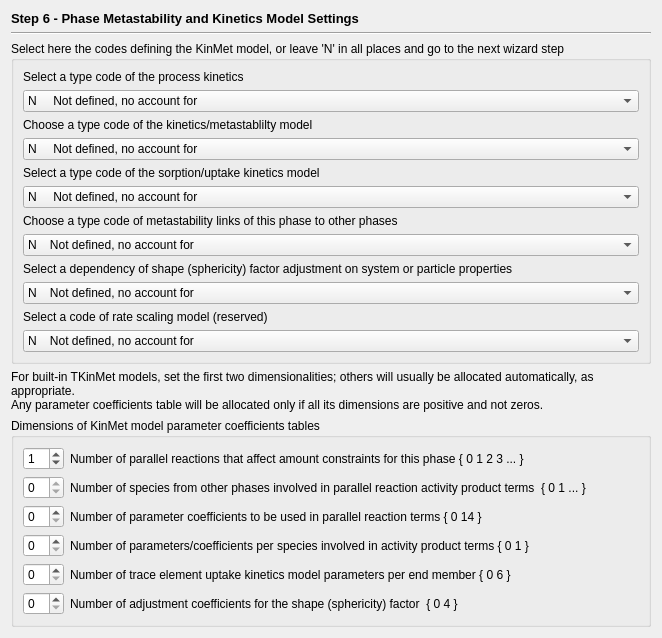
          <widget class="QWidget" name="page_5">
            <layout class="QVBoxLayout" name="verticalLayout_10">
              <item>
                <widget class="QLabel" name="label_4">
                  <property name="sizePolicy">
                    <sizepolicy hsizetype="Preferred" vsizetype="Fixed">
                      <horstretch>0</horstretch>
                      <verstretch>0</verstretch>
                    </sizepolicy>
                  </property>
                  <property name="font">
                    <font>
                      <pointsize>10</pointsize>
                      <bold>true</bold>
                    </font>
                  </property>
                  <property name="text">
                    <string>Step 6 - Phase Metastability and Kinetics Model Settings</string>
                  </property>
                </widget>
              </item>
              <item>
                <widget class="Line" name="line_5">
                  <property name="orientation">
                    <enum>Qt::Horizontal</enum>
                  </property>
                </widget>
              </item>
              <item>
                <widget class="QGroupBox" name="groupBox_8">
                  <property name="title">
                    <string>Select here the codes defining the KinMet model, or leave 'N' in all places and go to the next wizard step </string>
                  </property>
                  <layout class="QVBoxLayout" name="verticalLayout_9">
                    <item>
                      <widget class="QLabel" name="label_7">
                        <property name="text">
                          <string>Select a type code of the process kinetics</string>
                        </property>
                      </widget>
                    </item>
                    <item>
                      <widget class="QComboBox" name="kin_t2">
                        <item>
                          <property name="text">
                            <string>N     Not defined, no account for</string>
                          </property>
                        </item>
                        <item>
                          <property name="text">
                            <string>M     Kinetics of generic dissolution/precipitation (no uptake, no ion exchange, no adsorption)</string>
                          </property>
                        </item>
                        <item>
                          <property name="text">
                            <string>U      Kinetics of uptake/entrapment (of minor/trace element) into solid solution</string>
                          </property>
                        </item>
                        <item>
                          <property name="text">
                            <string>X      Kinetics of ion exchange (clays, C-S-H, zeolites, ...)</string>
                          </property>
                        </item>
                        <item>
                          <property name="text">
                            <string>A      Kinetics of adsorption (on MWI), redox transformation</string>
                          </property>
                        </item>
                        <item>
                          <property name="text">
                            <string>P      Kinetics of solid phase nucleation and precipitation</string>
                          </property>
                        </item>
                      </widget>
                    </item>
                    <item>
                      <widget class="QLabel" name="label_8">
                        <property name="text">
                          <string>Choose a type code of the kinetics/metastablilty model</string>
                        </property>
                      </widget>
                    </item>
                    <item>
                      <widget class="QComboBox" name="kin_t3">
                        <item>
                          <property name="text">
                            <string>N     Not defined, no account for</string>
                          </property>
                        </item>
                        <item>
                          <property name="text">
                            <string>T     Generic TST dissolution/precipitation model following Shott ea 2012</string>
                          </property>
                        </item>
                        <item>
                          <property name="text">
                            <string>P      Dissolution/precipitation model of the form (Palandri 2004)</string>
                          </property>
                        </item>
                        <item>
                          <property name="text">
                            <string>W     Linear-rate growth/dissolution model (e.g. calcite, Wolthers 2012)</string>
                          </property>
                        </item>
                        <item>
                          <property name="text">
                            <string>U      Mineral nucleation and growth model with nuclei/particle size distr. (TBD)</string>
                          </property>
                        </item>
                      </widget>
                    </item>
                    <item>
                      <widget class="QLabel" name="label_9">
                        <property name="text">
                          <string>Select a type code of the sorption/uptake kinetics model</string>
                        </property>
                      </widget>
                    </item>
                    <item>
                      <widget class="QComboBox" name="kin_t4">
                        <item>
                          <property name="text">
                            <string>N     Not defined, no account for</string>
                          </property>
                        </item>
                        <item>
                          <property name="text">
                            <string>E       Unified entrapment model (Thien,Kulik,Curti 2012)</string>
                          </property>
                        </item>
                        <item>
                          <property name="text">
                            <string>M      DePaolo (2011) uptake kinetics model</string>
                          </property>
                        </item>
                        <item>
                          <property name="text">
                            <string>G      Growth (surface) entrapment model (Watson 2004)</string>
                          </property>
                        </item>
                        <item>
                          <property name="text">
                            <string>F      Fast ion exchange kinetics (e.g. montmorillonite, CSH)</string>
                          </property>
                        </item>
                        <item>
                          <property name="text">
                            <string>L      Slow ion exchange kinetics (e.g. illite, zeolites)</string>
                          </property>
                        </item>
                        <item>
                          <property name="text">
                            <string>I       Adsorption inhibition</string>
                          </property>
                        </item>
                        <item>
                          <property name="text">
                            <string>P      Solid solution nucleation model (Prieto 2013)</string>
                          </property>
                        </item>
                      </widget>
                    </item>
                    <item>
                      <widget class="QLabel" name="label_10">
                        <property name="text">
                          <string>Choose a type code of metastability links of this phase to other phases</string>
                        </property>
                      </widget>
                    </item>
                    <item>
                      <widget class="QComboBox" name="kin_t5">
                        <item>
                          <property name="text">
                            <string>N    Not defined, no account for</string>
                          </property>
                        </item>
                        <item>
                          <property name="text">
                            <string>S     Link to (fraction of) solid substrate surface</string>
                          </property>
                        </item>
                        <item>
                          <property name="text">
                            <string>P     Link to (fraction of) solid substrate (pore) volume</string>
                          </property>
                        </item>
                        <item>
                          <property name="text">
                            <string>M    Link to (fraction of) solid substrate mass</string>
                          </property>
                        </item>
                      </widget>
                    </item>
                    <item>
                      <widget class="QLabel" name="label_11">
                        <property name="text">
                          <string>Select a dependency of shape (sphericity) factor adjustment on system or particle properties</string>
                        </property>
                      </widget>
                    </item>
                    <item>
                      <widget class="QComboBox" name="kin_t6">
                        <item>
                          <property name="text">
                            <string>N    Not defined, no account for</string>
                          </property>
                        </item>
                        <item>
                          <property name="text">
                            <string>T     Empirical f(time) cubic polynomial f = a + bt +ct^2 + dt^3 </string>
                          </property>
                        </item>
                        <item>
                          <property name="text">
                            <string>S     Empirical f(StabilityIndex) polynomial f = a + bx +cx^2 + dx^3 </string>
                          </property>
                        </item>
                        <item>
                          <property name="text">
                            <string>A     Empirical f(SArea change) polynomial f = a + bx +cx^2 + dx^3 </string>
                          </property>
                        </item>
                        <item>
                          <property name="text">
                            <string>V     Empirical f(Volume change) polynomial f = a + bx +cx^2 + dx^3 </string>
                          </property>
                        </item>
                        <item>
                          <property name="text">
                            <string>M     Empirical f(Mass change) polynomial f = a + bx +cx^2 + dx^3 </string>
                          </property>
                        </item>
                        <item>
                          <property name="text">
                            <string>X     Empirical f(Amount change) cubic polynomial f = a + bx +cx^2 + dx^3 </string>
                          </property>
                        </item>
                        <item>
                          <property name="text">
                            <string>U     Uniform particle/pore size distribution, f(d_sv change) polynomial</string>
                          </property>
                        </item>
                        <item>
                          <property name="text">
                            <string>B     Binodal particle/pore size distribution (reserved)</string>
                          </property>
                        </item>
                        <item>
                          <property name="text">
                            <string>F     General particle/pore size distribution model (reserved)</string>
                          </property>
                        </item>
                      </widget>
                    </item>
                    <item>
                      <widget class="QLabel" name="label_12">
                        <property name="text">
                          <string>Select a code of rate scaling model (reserved)</string>
                        </property>
                      </widget>
                    </item>
                    <item>
                      <widget class="QComboBox" name="kin_t7">
                        <item>
                          <property name="text">
                            <string>N    Not defined, no account for</string>
                          </property>
                        </item>
                        <item>
                          <property name="text">
                            <string>A     Surface-scaled rate constant (k in mol/m2/s), default</string>
                          </property>
                        </item>
                        <item>
                          <property name="text">
                            <string>M     Surface-scaled rate constant (k in kg/m2/s)</string>
                          </property>
                        </item>
                        <item>
                          <property name="text">
                            <string>V     Pore-volume-scaled rate constant (k in mol/m3/s)</string>
                          </property>
                        </item>
                        <item>
                          <property name="text">
                            <string>W     Pore-volume-scaled rate constant (k in kg/m3/s)</string>
                          </property>
                        </item>
                        <item>
                          <property name="text">
                            <string>F      Absolute (unscaled) rate constant (k in mol/s)</string>
                          </property>
                        </item>
                        <item>
                          <property name="text">
                            <string>G      Absolute (unscaled) rate constant (k in kg/s)</string>
                          </property>
                        </item>
                        <item>
                          <property name="text">
                            <string>L      Linear growth/dissolution rate constant (v in m/s)</string>
                          </property>
                        </item>
                      </widget>
                    </item>
                  </layout>
                </widget>
              </item>
              <item>
                <widget class="QLabel" name="label_6">
                  <property name="text">
                    <string>For built-in TKinMet models, set the first two dimensionalities; others will usually be allocated automatically, as appropriate.
Any parameter coefficients table will be allocated only if all its dimensions are positive and not zeros. </string>
                  </property>
                  <property name="wordWrap">
                    <bool>true</bool>
                  </property>
                </widget>
              </item>
              <item>
                <widget class="QGroupBox" name="groupBox_9">
                  <property name="title">
                    <string>Dimensions of KinMet model parameter coefficients tables</string>
                  </property>
                  <layout class="QGridLayout" name="gridLayout_7">
                    <item row="0" column="0">
                      <widget class="QSpinBox" name="nPRk">
                        <property name="value">
                          <number>1</number>
                        </property>
                      </widget>
                    </item>
                    <item row="0" column="1">
                      <widget class="QLabel" name="label_18">
                        <property name="text">
                          <string>Number of parallel reactions that affect amount constraints for this phase { 0 1 2 3 ... }</string>
                        </property>
                      </widget>
                    </item>
                    <item row="1" column="0">
                      <widget class="QSpinBox" name="nSkr">
                        <property name="readOnly">
                          <bool>true</bool>
                        </property>
                      </widget>
                    </item>
                    <item row="1" column="1">
                      <widget class="QLabel" name="label_19">
                        <property name="text">
                          <string>Number of species from other phases involved in parallel reaction activity product terms  { 0 1 ... }</string>
                        </property>
                      </widget>
                    </item>
                    <item row="2" column="0">
                      <widget class="QSpinBox" name="nrpC"/>
                    </item>
                    <item row="2" column="1">
                      <widget class="QLabel" name="label_20">
                        <property name="text">
                          <string>Number of parameter coefficients to be used in parallel reaction terms { 0 14 }</string>
                        </property>
                      </widget>
                    </item>
                    <item row="3" column="0">
                      <widget class="QSpinBox" name="pnaptC"/>
                    </item>
                    <item row="3" column="1">
                      <widget class="QLabel" name="label_23">
                        <property name="text">
                          <string>Number of parameters/coefficients per species involved in activity product terms { 0 1 }                                 </string>
                        </property>
                      </widget>
                    </item>
                    <item row="4" column="0">
                      <widget class="QSpinBox" name="numpC"/>
                    </item>
                    <item row="4" column="1">
                      <widget class="QLabel" name="label_21">
                        <property name="text">
                          <string>Number of trace element uptake kinetics model parameters per end member { 0 6 }</string>
                        </property>
                      </widget>
                    </item>
                    <item row="5" column="0">
                      <widget class="QSpinBox" name="pnAscC"/>
                    </item>
                    <item row="5" column="1">
                      <widget class="QLabel" name="label_24">
                        <property name="text">
                          <string>Number of adjustment coefficients for the shape (sphericity) factor  { 0 4 }</string>
                        </property>
                      </widget>
                    </item>
                  </layout>
                </widget>
              </item>
            </layout>
          </widget>
